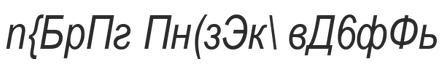
#> input picture out_2/imgs/ru_sum_num/0.jpg, 444 x 64 px
$ python -i dataExtract_withSymbols.py   (imports and definitions only)
#> lines starting #> are read from the running program, lines starting #| are printed output that depends on the picture
#> further down, picture is the input picture: shape (64, 444, 3); min 13, max 255, mean 219.7
import os
import math
import cv2
import numpy as np
import pandas as pd

gt = pd.DataFrame(columns=['file_name', 'value'])

filePath = "ru_sum_num"
corePath = "out_2/imgs/" # "meshups/"

# [9 lines not run here, left out]

def preprocess(img, shapeTo = (64, 800)):
#> called with shapeTo = (64, 800)
    if img.shape[0] > shapeTo[0] or img.shape[1] > shapeTo[1]:
        shrinkMultiplayer = min(math.floor(shapeTo[0] / img.shape[0] * 100) / 100,
                                 math.floor(shapeTo[1] / img.shape[1] * 100) / 100)
        img = cv2.resize(img, None,
                         fx=shrinkMultiplayer,
                         fy=shrinkMultiplayer,
                         interpolation=cv2.INTER_AREA)

    img = cv2.copyMakeBorder(img, math.ceil(shapeTo[0] / 2) - math.ceil(img.shape[0] / 2),
                             math.floor(shapeTo[0] / 2) - math.floor(img.shape[0] / 2),
                             math.ceil(shapeTo[1] / 2) - math.ceil(img.shape[1] / 2),
                             math.floor(shapeTo[1] / 2) - math.floor(img.shape[1] / 2),
                             cv2.BORDER_CONSTANT, value=255)
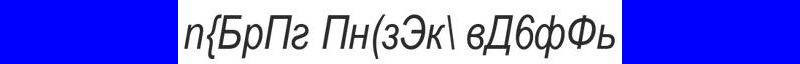
#> img: shape (64, 800, 3); mean of channels 0, 1, 2 235.4, 121.9, 121.9; drawn as B, G, R
    img = cv2.rotate(img, cv2.ROTATE_90_CLOCKWISE)
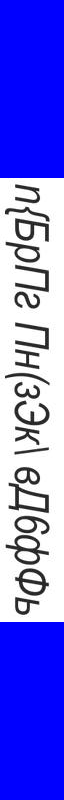
#> img: shape (800, 64, 3); mean of channels 0, 1, 2 235.4, 121.9, 121.9; drawn as B, G, R
#> (the run stopped early here; a loop or call above may not have finished)

$ run again, on out_2/imgs/ru_sum_num/4.jpg
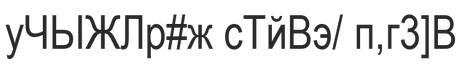
#> input picture out_2/imgs/ru_sum_num/4.jpg, 462 x 64 px
#> picture is the input picture: shape (64, 462, 3); min 14, max 255, mean 219.6
#> in preprocess, `img = cv2.copyMakeBorder(img, math.ceil(shapeTo[0] / 2) - math.ceil(im..`:
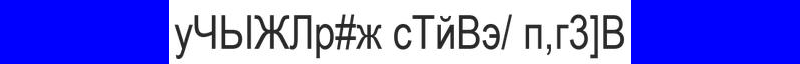
#> img: shape (64, 800, 3); mean of channels 0, 1, 2 234.5, 126.8, 126.8; drawn as B, G, R
#> in preprocess, `img = cv2.rotate(img, cv2.ROTATE_90_CLOCKWISE)`:
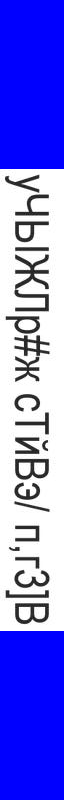
#> img: shape (800, 64, 3); mean of channels 0, 1, 2 234.5, 126.8, 126.8; drawn as B, G, R

$ run again, on out_2/imgs/ru_sum_num/5.jpg
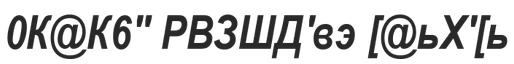
#> input picture out_2/imgs/ru_sum_num/5.jpg, 514 x 64 px
#> picture is the input picture: shape (64, 514, 3); min 9, max 255, mean 203.5
#> in preprocess, `img = cv2.copyMakeBorder(img, math.ceil(shapeTo[0] / 2) - math.ceil(im..`:
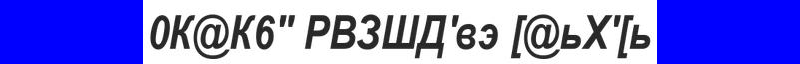
#> img: shape (64, 800, 3); mean of channels 0, 1, 2 221.9, 130.8, 130.8; drawn as B, G, R
#> in preprocess, `img = cv2.rotate(img, cv2.ROTATE_90_CLOCKWISE)`:
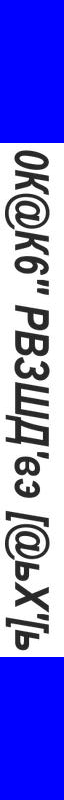
#> img: shape (800, 64, 3); mean of channels 0, 1, 2 221.9, 130.8, 130.8; drawn as B, G, R

$ run again, on out_2/imgs/ru_sum_num/6.jpg
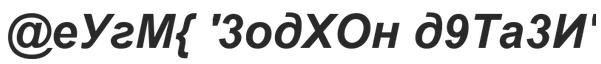
#> input picture out_2/imgs/ru_sum_num/6.jpg, 601 x 64 px
#> picture is the input picture: shape (64, 601, 3); min 10, max 255, mean 205.5
#> in preprocess, `img = cv2.copyMakeBorder(img, math.ceil(shapeTo[0] / 2) - math.ceil(im..`:
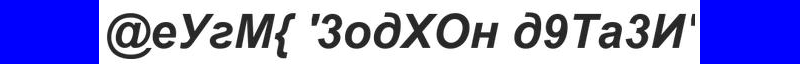
#> img: shape (64, 800, 3); mean of channels 0, 1, 2 217.8, 154.4, 154.4; drawn as B, G, R
#> in preprocess, `img = cv2.rotate(img, cv2.ROTATE_90_CLOCKWISE)`:
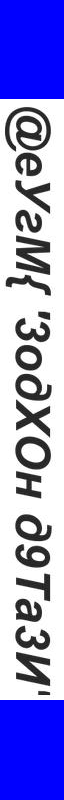
#> img: shape (800, 64, 3); mean of channels 0, 1, 2 217.8, 154.4, 154.4; drawn as B, G, R
